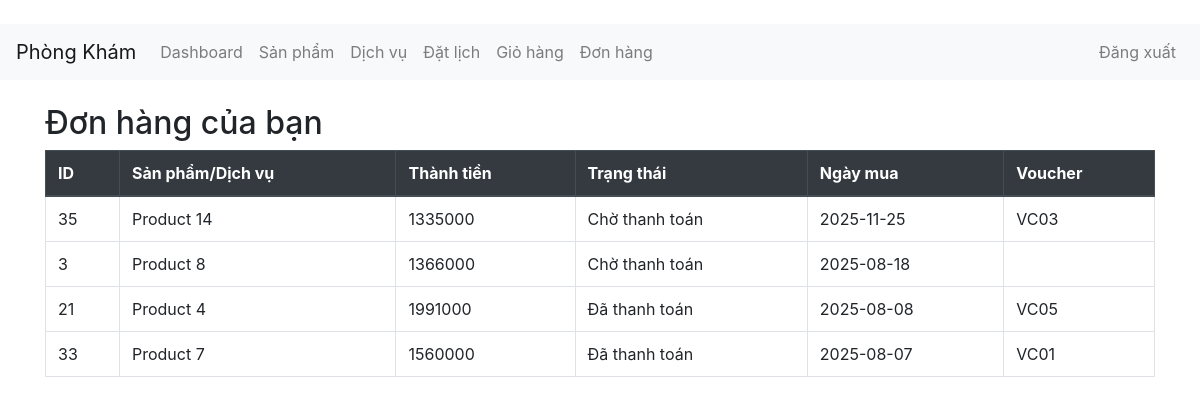
Before: /orders (signed in) with the older database file.
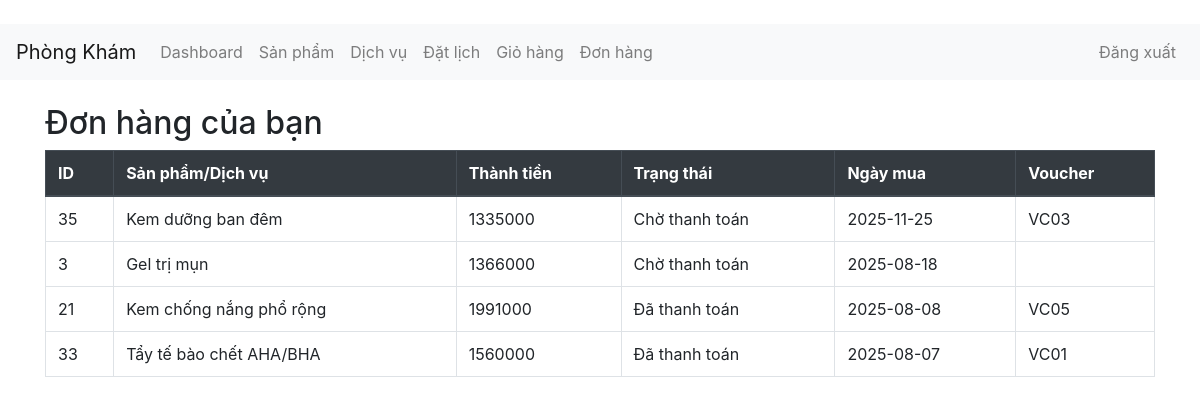
After: the same page with the newer database file.
### tables this page shows
CREATE TABLE bills (sttbill INTEGER PRIMARY KEY, iduser TEXT, idp INTEGER, totalmoney TEXT, status TEXT, datebuy TEXT, idvoucher TEXT);

CREATE TABLE products (idp INTEGER PRIMARY KEY, namep TEXT, newprice TEXT, oldprice TEXT, descr TEXT, typep INTEGER, idbrand INTEGER, img TEXT, hide INTEGER);

### app.py (the view)
@app.route("/orders")
def orders():
    if "user" not in session:
        return redirect(url_for("login"))
    conn = get_conn()
    try:
        rows = conn.execute(
            """
            SELECT b.sttbill, p.namep AS product_name, b.totalmoney,
                   b.status, b.datebuy, b.idvoucher
            FROM bills b
            LEFT JOIN products p ON b.idp = p.idp
            WHERE b.iduser=?
            ORDER BY b.datebuy DESC, b.sttbill DESC
            """,
            (session.get("iduser"),),
        ).fetchall()
    finally:
        conn.close()
    return render_template("orders.html", bills=[dict(r) for r in rows], status_label=status_label)

### app.py (called while the page is built)
def get_conn() -> sqlite3.Connection:
    conn = sqlite3.connect(DB_PATH)
    conn.row_factory = sqlite3.Row
    conn.execute("PRAGMA foreign_keys = ON")
    return conn

def status_label(value: Optional[str]) -> str:
    if not value:
        return "Chờ thanh toán"
    return STATUS_LABELS.get(value, value)

### template/orders.html
﻿{% extends "base.html" %}
{% block content %}
<h2>Đơn hàng của bạn</h2>
{% if bills %}
<table class="table table-bordered">
  <thead class="thead-dark">
    <tr>
      <th>ID</th>
      <th>Sản phẩm/Dịch vụ</th>
      <th>Thành tiền</th>
      <th>Trạng thái</th>
      <th>Ngày mua</th>
      <th>Voucher</th>
    </tr>
  </thead>
  <tbody>
    {% for bill in bills %}
    <tr>
      <td>{{ bill['sttbill'] }}</td>
      <td>{{ bill['product_name'] or '' }}</td>
      <td>{{ bill['totalmoney'] }}</td>
      <td>{{ status_label(bill['status']) }}</td>
      <td>{{ bill['datebuy'] }}</td>
      <td>{{ bill['idvoucher'] or '' }}</td>
    </tr>
    {% endfor %}
  </tbody>
</table>
{% else %}
<p>Bạn chưa có đơn hàng nào.</p>
{% endif %}
{% endblock %}

Changed rows visible on the page:
changed through a linked row, bills "VC03": namep "Product 14" → "Kem dưỡng ban đêm"
changed through a linked row, bills id 3: namep "Product 8" → "Gel trị mụn"
changed through a linked row, bills "VC05": namep "Product 4" → "Kem chống nắng phổ rộng"
changed through a linked row, bills "VC01": namep "Product 7" → "Tẩy tế bào chết AHA/BHA"
